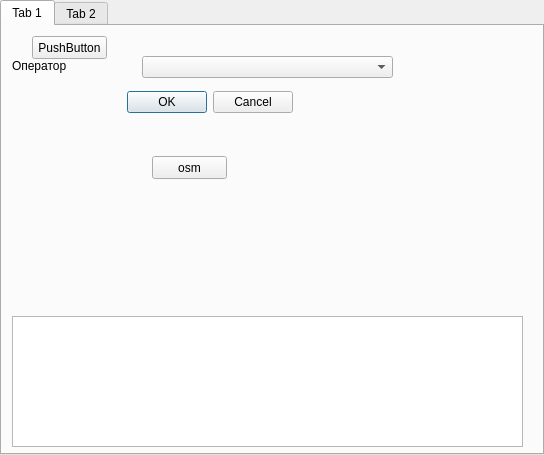
<?xml version="1.0" encoding="UTF-8"?>
<ui version="4.0">
 <class>Add_new_roadsDialogBase</class>
 <widget class="QDialog" name="Add_new_roadsDialogBase">
  <property name="geometry">
   <rect>
    <x>0</x>
    <y>0</y>
    <width>544</width>
    <height>455</height>
   </rect>
  </property>
  <property name="windowTitle">
   <string>Add new roads</string>
  </property>
  <widget class="QTabWidget" name="tabWidget">
   <property name="geometry">
    <rect>
     <x>0</x>
     <y>0</y>
     <width>544</width>
     <height>455</height>
    </rect>
   </property>
   <property name="currentIndex">
    <number>0</number>
   </property>
   <widget class="QWidget" name="Operators">
    <attribute name="title">
     <string>Tab 1</string>
    </attribute>
    <widget class="QComboBox" name="comboBox">
     <property name="geometry">
      <rect>
       <x>140</x>
       <y>30</y>
       <width>251</width>
       <height>22</height>
      </rect>
     </property>
    </widget>
    <widget class="QLabel" name="label">
     <property name="geometry">
      <rect>
       <x>10</x>
       <y>30</y>
       <width>111</width>
       <height>20</height>
      </rect>
     </property>
     <property name="text">
      <string>Оператор</string>
     </property>
    </widget>
    <widget class="QDialogButtonBox" name="button_box">
     <property name="geometry">
      <rect>
       <x>110</x>
       <y>60</y>
       <width>181</width>
       <height>32</height>
      </rect>
     </property>
     <property name="orientation">
      <enum>Qt::Horizontal</enum>
     </property>
     <property name="standardButtons">
      <set>QDialogButtonBox::Cancel|QDialogButtonBox::Ok</set>
     </property>
    </widget>
    <widget class="QPushButton" name="pushButton_2">
     <property name="geometry">
      <rect>
       <x>150</x>
       <y>130</y>
       <width>75</width>
       <height>23</height>
      </rect>
     </property>
     <property name="text">
      <string>osm</string>
     </property>
    </widget>
    <widget class="QListWidget" name="listWidget">
     <property name="geometry">
      <rect>
       <x>10</x>
       <y>290</y>
       <width>511</width>
       <height>131</height>
      </rect>
     </property>
    </widget>
    <widget class="QPushButton" name="pushButton_3">
     <property name="geometry">
      <rect>
       <x>30</x>
       <y>10</y>
       <width>75</width>
       <height>23</height>
      </rect>
     </property>
     <property name="text">
      <string>PushButton</string>
     </property>
    </widget>
   </widget>
   <widget class="QWidget" name="Search">
    <attribute name="title">
     <string>Tab 2</string>
    </attribute>
    <widget class="QTableWidget" name="tableWidget_2">
     <property name="geometry">
      <rect>
       <x>10</x>
       <y>40</y>
       <width>511</width>
       <height>371</height>
      </rect>
     </property>
     <property name="rowCount">
      <number>0</number>
     </property>
     <property name="columnCount">
      <number>2</number>
     </property>
     <attribute name="horizontalHeaderDefaultSectionSize">
      <number>230</number>
     </attribute>
     <column/>
     <column/>
    </widget>
    <widget class="QLineEdit" name="lineEdit">
     <property name="geometry">
      <rect>
       <x>30</x>
       <y>10</y>
       <width>231</width>
       <height>20</height>
      </rect>
     </property>
    </widget>
    <widget class="QPushButton" name="pushButton">
     <property name="geometry">
      <rect>
       <x>300</x>
       <y>10</y>
       <width>75</width>
       <height>23</height>
      </rect>
     </property>
     <property name="text">
      <string>Поиск</string>
     </property>
    </widget>
   </widget>
  </widget>
 </widget>
 <resources/>
 <connections>
  <connection>
   <sender>button_box</sender>
   <signal>accepted()</signal>
   <receiver>Add_new_roadsDialogBase</receiver>
   <slot>accept()</slot>
   <hints>
    <hint type="sourcelabel">
     <x>20</x>
     <y>20</y>
    </hint>
    <hint type="destinationlabel">
     <x>20</x>
     <y>20</y>
    </hint>
   </hints>
  </connection>
  <connection>
   <sender>button_box</sender>
   <signal>rejected()</signal>
   <receiver>Add_new_roadsDialogBase</receiver>
   <slot>reject()</slot>
   <hints>
    <hint type="sourcelabel">
     <x>20</x>
     <y>20</y>
    </hint>
    <hint type="destinationlabel">
     <x>20</x>
     <y>20</y>
    </hint>
   </hints>
  </connection>
 </connections>
</ui>
